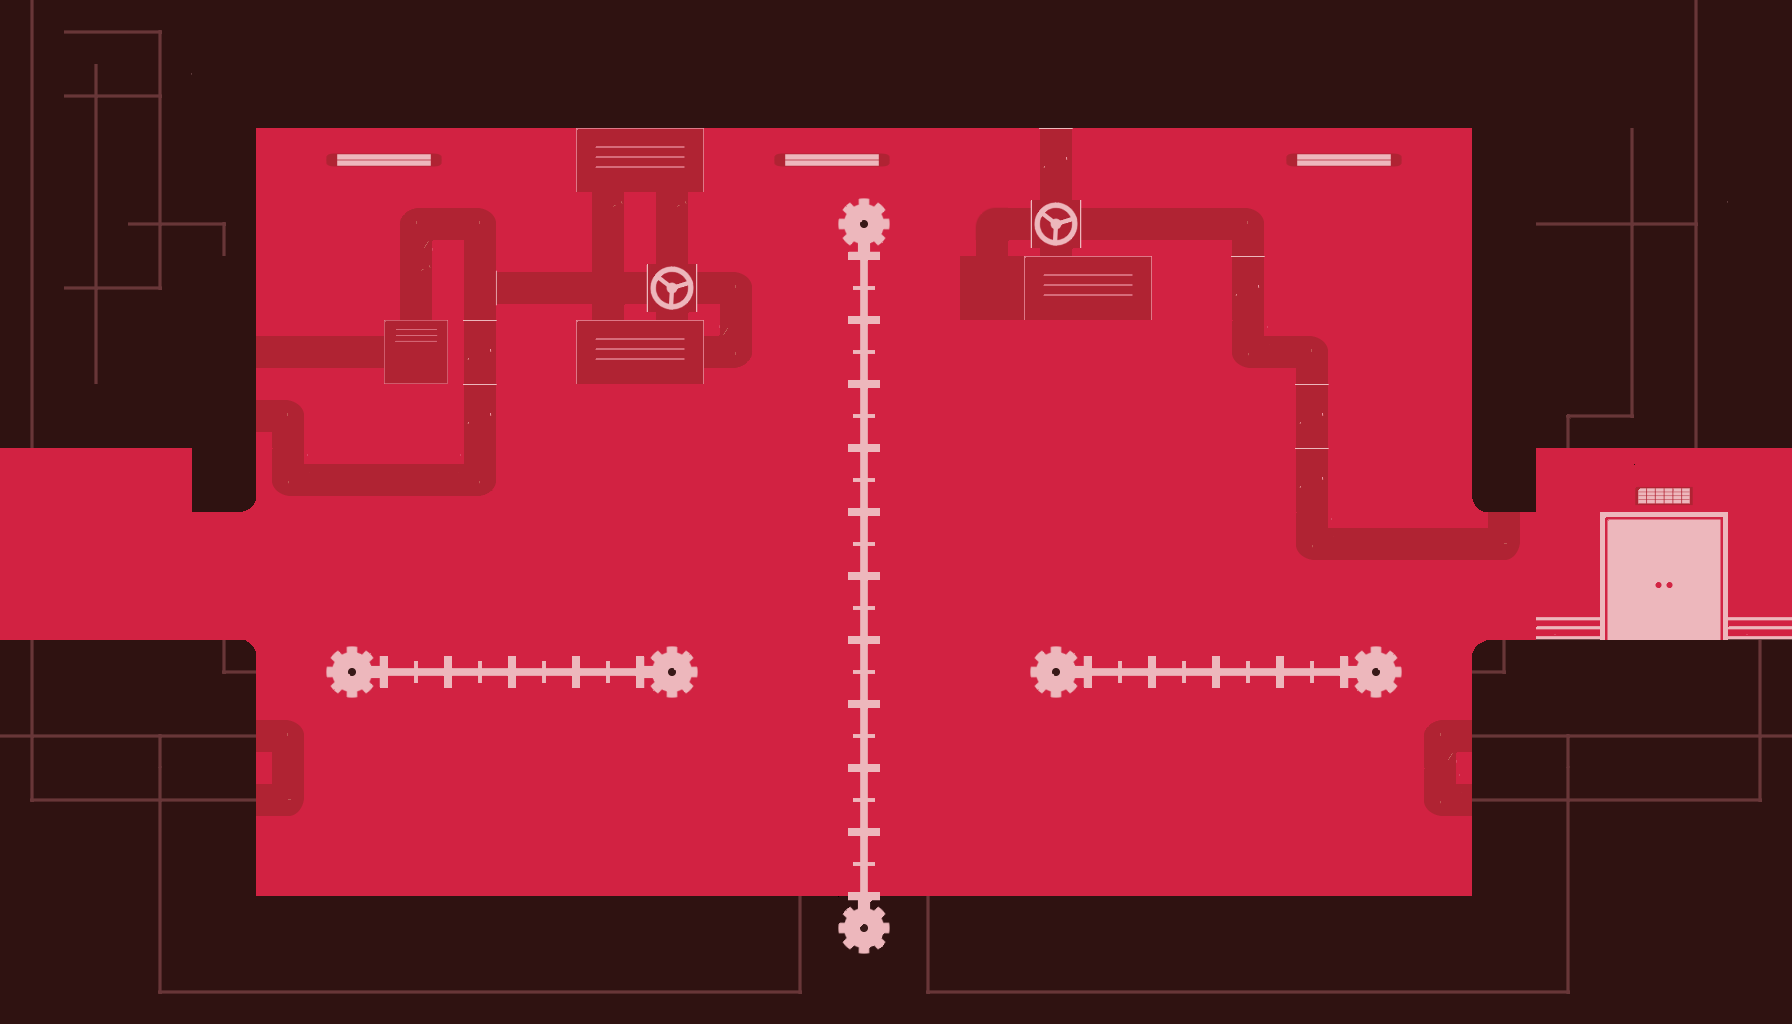

Rendered tile map (Tiled .tmx) drawn with the repository's tilesets; below, a short description and the map source with its tile grids summarised:
An orthogonal 28x16 tile map with 64x64 px tiles, 9 tile layers (Capa de patrones 1, rojo, negro, engranajes, ...).

<map version="1.0" orientation="orthogonal" width="28" height="16" tilewidth="64" tileheight="64">
 <tileset firstgid="1" name="tiles01" tilewidth="64" tileheight="64">
  <image source="tiles01.png" width="1024" height="256" />
 </tileset>
 <layer name="Capa de patrones 1" width="28" height="16">
  <data>[448 cells, 0 non-empty, 0 distinct tile ids]</data>
 </layer>
 <layer name="rojo" width="28" height="16">
  <data>[448 cells, 448 non-empty, 1 distinct tile ids]</data>
 </layer>
 <layer name="negro" width="28" height="16">
  <data>[448 cells, 199 non-empty, 6 distinct tile ids]</data>
 </layer>
 <layer name="engranajes" width="28" height="16">
  <data>[448 cells, 24 non-empty, 3 distinct tile ids]</data>
 </layer>
 <layer name="tuberias" width="28" height="16">
  <data>[448 cells, 47 non-empty, 15 distinct tile ids]</data>
 </layer>
 <layer name="lineas" width="28" height="16">
  <data>[448 cells, 83 non-empty, 9 distinct tile ids]</data>
 </layer>
 <layer name="luces" width="28" height="16">
  <data>[448 cells, 6 non-empty, 1 distinct tile ids]</data>
 </layer>
 <layer name="puerta1" width="28" height="16">
  <data>[448 cells, 8 non-empty, 4 distinct tile ids]</data>
 </layer>
 <layer name="puerta2" width="28" height="16">
  <data>[448 cells, 4 non-empty, 4 distinct tile ids]</data>
 </layer>
</map>
